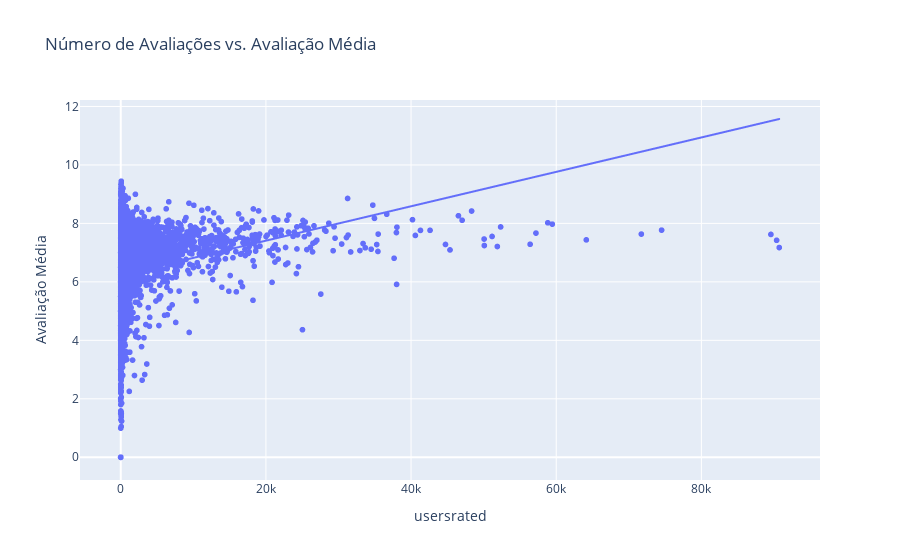

The code cell stored with this chart in its notebook:
### Markdown cell above
A partir do exposto acima, tomamos nocão que quase todos os jogos (98% de 20000 = 19593) são lançados após 1950 e que portanto é descartável análisar jogos muito antigos, perdendo menos de 2% das informações presentes na base.

### Code cell
fig = px.scatter(
    df,
    x='usersrated',
    y='average',
    hover_name='name',
    title='Número de Avaliações vs. Avaliação Média',
    labels={'userrated': 'Número de Avaliações', 'average': 'Avaliação Média'},
    trendline='ols',  # Adiciona uma linha de tendência de regressão linear
)

# Exibir o gráfico
fig.show()

### Figure 1 — Plotly figure (JSON) as saved in the notebook; plotly's stock layout.template omitted (floating-point values rounded to 4 significant figures; data arrays with more than 128 entries replaced by an {"elided": "..."} marker saying what was removed)
{"data": [{"hovertemplate": "<b>%{hovertext}</b><br><br>usersrated=%{x}<br>Avaliação Média=%{y}<extra></extra>", "hovertext": {"elided": "20000 str values"}, "legendgroup": "", "marker": {"color": "#636efa", "symbol": "circle"}, "mode": "markers", "name": "", "showlegend": false, "type": "scattergl", "x": {"elided": "20000 int values"}, "xaxis": "x", "y": {"elided": "20000 float values"}, "yaxis": "y"}, {"hovertemplate": "<b>OLS trendline</b><br>average = 5.8856e-05 * usersrated + 6.23154<br>R<sup>2</sup>=0.029239<br><br>usersrated=%{x}<br>Avaliação Média=%{y} <b>(trend)</b><extra></extra>", "legendgroup": "", "marker": {"color": "#636efa", "symbol": "circle"}, "mode": "lines", "name": "", "showlegend": false, "type": "scattergl", "x": {"elided": "19806 int values"}, "xaxis": "x", "y": {"elided": "19806 float values"}, "yaxis": "y"}], "layout": {"legend": {"tracegroupgap": 0}, "title": {"text": "Número de Avaliações vs. Avaliação Média"}, "xaxis": {"anchor": "y", "domain": [0, 1], "title": {"text": "usersrated"}}, "yaxis": {"anchor": "x", "domain": [0, 1], "title": {"text": "Avaliação Média"}}}}
